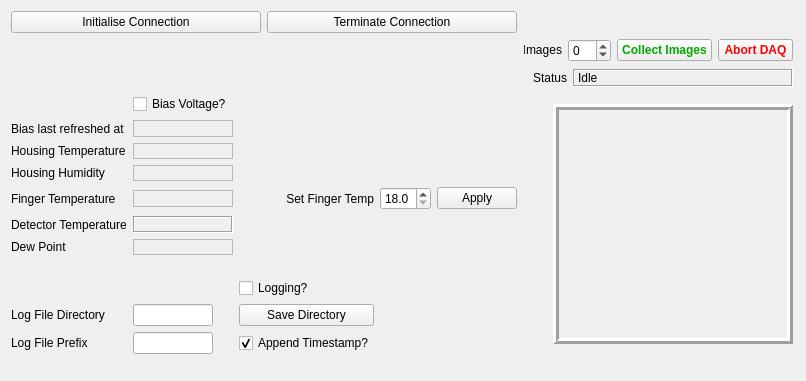
<?xml version="1.0" encoding="UTF-8"?>
<ui version="4.0">
 <class>DetectorControlForm</class>
 <widget class="QWidget" name="DetectorControlForm">
  <property name="geometry">
   <rect>
    <x>0</x>
    <y>0</y>
    <width>806</width>
    <height>381</height>
   </rect>
  </property>
  <property name="windowTitle">
   <string>Form</string>
  </property>
  <layout class="QGridLayout" name="gridLayout">
   <item row="4" column="3">
    <spacer name="horizontalSpacer">
     <property name="orientation">
      <enum>Qt::Horizontal</enum>
     </property>
     <property name="sizeHint" stdset="0">
      <size>
       <width>40</width>
       <height>20</height>
      </size>
     </property>
    </spacer>
   </item>
   <item row="3" column="12">
    <layout class="QHBoxLayout" name="horizontalLayout_5">
     <item>
      <widget class="QLabel" name="dewPointLabel_2">
       <property name="sizePolicy">
        <sizepolicy hsizetype="Minimum" vsizetype="Fixed">
         <horstretch>0</horstretch>
         <verstretch>0</verstretch>
        </sizepolicy>
       </property>
       <property name="minimumSize">
        <size>
         <width>25</width>
         <height>0</height>
        </size>
       </property>
       <property name="text">
        <string>Status</string>
       </property>
       <property name="alignment">
        <set>Qt::AlignRight|Qt::AlignTrailing|Qt::AlignVCenter</set>
       </property>
      </widget>
     </item>
     <item>
      <widget class="QLabel" name="state">
       <property name="sizePolicy">
        <sizepolicy hsizetype="Minimum" vsizetype="Fixed">
         <horstretch>0</horstretch>
         <verstretch>0</verstretch>
        </sizepolicy>
       </property>
       <property name="minimumSize">
        <size>
         <width>220</width>
         <height>18</height>
        </size>
       </property>
       <property name="frameShape">
        <enum>QFrame::Box</enum>
       </property>
       <property name="frameShadow">
        <enum>QFrame::Sunken</enum>
       </property>
       <property name="text">
        <string>Idle</string>
       </property>
      </widget>
     </item>
    </layout>
   </item>
   <item row="4" column="1" colspan="2">
    <layout class="QGridLayout" name="gridLayout_3">
     <item row="4" column="3">
      <widget class="QDoubleSpinBox" name="setFingerTemperature">
       <property name="focusPolicy">
        <enum>Qt::WheelFocus</enum>
       </property>
       <property name="decimals">
        <number>1</number>
       </property>
       <property name="minimum">
        <double>18.000000000000000</double>
       </property>
       <property name="maximum">
        <double>35.000000000000000</double>
       </property>
       <property name="value">
        <double>18.000000000000000</double>
       </property>
      </widget>
     </item>
     <item row="4" column="4">
      <widget class="QPushButton" name="setFingerTemperatureButton">
       <property name="text">
        <string>Apply</string>
       </property>
      </widget>
     </item>
     <item row="8" column="0">
      <spacer name="verticalSpacer_2">
       <property name="orientation">
        <enum>Qt::Vertical</enum>
       </property>
       <property name="sizeHint" stdset="0">
        <size>
         <width>20</width>
         <height>40</height>
        </size>
       </property>
      </spacer>
     </item>
     <item row="4" column="2">
      <widget class="QLabel" name="setFingerTemperatureLabel">
       <property name="text">
        <string>Set Finger Temp</string>
       </property>
       <property name="alignment">
        <set>Qt::AlignRight|Qt::AlignTrailing|Qt::AlignVCenter</set>
       </property>
      </widget>
     </item>
     <item row="1" column="0">
      <widget class="QLabel" name="biasLastRefreshedLabel">
       <property name="minimumSize">
        <size>
         <width>106</width>
         <height>17</height>
        </size>
       </property>
       <property name="text">
        <string>Bias last refreshed at</string>
       </property>
      </widget>
     </item>
     <item row="5" column="1">
      <widget class="QLabel" name="detectorTemperature">
       <property name="minimumSize">
        <size>
         <width>0</width>
         <height>17</height>
        </size>
       </property>
       <property name="frameShape">
        <enum>QFrame::Box</enum>
       </property>
       <property name="frameShadow">
        <enum>QFrame::Sunken</enum>
       </property>
       <property name="text">
        <string/>
       </property>
      </widget>
     </item>
     <item row="4" column="0">
      <widget class="QLabel" name="fingerTemperatureLabel">
       <property name="text">
        <string>Finger Temperature</string>
       </property>
      </widget>
     </item>
     <item row="3" column="0">
      <widget class="QLabel" name="housingHumidityLabel">
       <property name="text">
        <string>Housing Humidity</string>
       </property>
      </widget>
     </item>
     <item row="5" column="0">
      <widget class="QLabel" name="fingerTemperatureLabel_2">
       <property name="text">
        <string>Detector Temperature</string>
       </property>
      </widget>
     </item>
     <item row="6" column="0">
      <widget class="QLabel" name="dewPointLabel">
       <property name="text">
        <string>Dew Point</string>
       </property>
      </widget>
     </item>
     <item row="6" column="1">
      <widget class="QLabel" name="dewPoint">
       <property name="frameShape">
        <enum>QFrame::StyledPanel</enum>
       </property>
       <property name="text">
        <string/>
       </property>
       <property name="margin">
        <number>1</number>
       </property>
      </widget>
     </item>
     <item row="1" column="1">
      <widget class="QLabel" name="biasLastRefreshed">
       <property name="minimumSize">
        <size>
         <width>100</width>
         <height>0</height>
        </size>
       </property>
       <property name="frameShape">
        <enum>QFrame::StyledPanel</enum>
       </property>
       <property name="text">
        <string/>
       </property>
       <property name="margin">
        <number>1</number>
       </property>
      </widget>
     </item>
     <item row="3" column="1">
      <widget class="QLabel" name="housingHumidity">
       <property name="frameShape">
        <enum>QFrame::StyledPanel</enum>
       </property>
       <property name="text">
        <string/>
       </property>
       <property name="margin">
        <number>1</number>
       </property>
      </widget>
     </item>
     <item row="2" column="0">
      <widget class="QLabel" name="housingTemperatureLabel">
       <property name="text">
        <string>Housing Temperature</string>
       </property>
      </widget>
     </item>
     <item row="2" column="1">
      <widget class="QLabel" name="housingTemperature">
       <property name="frameShape">
        <enum>QFrame::StyledPanel</enum>
       </property>
       <property name="text">
        <string/>
       </property>
       <property name="margin">
        <number>1</number>
       </property>
      </widget>
     </item>
     <item row="4" column="1">
      <widget class="QLabel" name="fingerTemperature">
       <property name="minimumSize">
        <size>
         <width>0</width>
         <height>17</height>
        </size>
       </property>
       <property name="maximumSize">
        <size>
         <width>16777215</width>
         <height>17</height>
        </size>
       </property>
       <property name="frameShape">
        <enum>QFrame::StyledPanel</enum>
       </property>
       <property name="text">
        <string/>
       </property>
       <property name="margin">
        <number>1</number>
       </property>
      </widget>
     </item>
     <item row="0" column="1">
      <widget class="QCheckBox" name="biasVoltageButton">
       <property name="text">
        <string>Bias Voltage?</string>
       </property>
       <property name="checked">
        <bool>false</bool>
       </property>
      </widget>
     </item>
     <item row="11" column="0">
      <widget class="QLabel" name="logFilePrefixLabel">
       <property name="layoutDirection">
        <enum>Qt::LeftToRight</enum>
       </property>
       <property name="text">
        <string>Log File Prefix</string>
       </property>
       <property name="alignment">
        <set>Qt::AlignLeading|Qt::AlignLeft|Qt::AlignVCenter</set>
       </property>
      </widget>
     </item>
     <item row="11" column="1">
      <widget class="QLineEdit" name="logFilePrefix">
       <property name="maximumSize">
        <size>
         <width>80</width>
         <height>16777215</height>
        </size>
       </property>
      </widget>
     </item>
     <item row="10" column="1">
      <widget class="QLineEdit" name="logFileDirectory">
       <property name="maximumSize">
        <size>
         <width>80</width>
         <height>16777215</height>
        </size>
       </property>
      </widget>
     </item>
     <item row="10" column="0">
      <widget class="QLabel" name="logFileDirectoryLabel">
       <property name="layoutDirection">
        <enum>Qt::LeftToRight</enum>
       </property>
       <property name="text">
        <string>Log File Directory</string>
       </property>
       <property name="alignment">
        <set>Qt::AlignLeading|Qt::AlignLeft|Qt::AlignVCenter</set>
       </property>
      </widget>
     </item>
     <item row="10" column="2">
      <widget class="QPushButton" name="logFileDirectoryButton">
       <property name="text">
        <string>Save Directory</string>
       </property>
      </widget>
     </item>
     <item row="11" column="2">
      <widget class="QCheckBox" name="logFileTimestamp">
       <property name="text">
        <string>Append Timestamp?</string>
       </property>
       <property name="checked">
        <bool>true</bool>
       </property>
      </widget>
     </item>
     <item row="9" column="2">
      <widget class="QCheckBox" name="loggingEnabled">
       <property name="text">
        <string>Logging?</string>
       </property>
       <property name="checked">
        <bool>false</bool>
       </property>
      </widget>
     </item>
    </layout>
   </item>
   <item row="1" column="12">
    <layout class="QHBoxLayout" name="horizontalLayout_3">
     <item>
      <widget class="QLabel" name="imageCountLabel">
       <property name="sizePolicy">
        <sizepolicy hsizetype="Minimum" vsizetype="Fixed">
         <horstretch>0</horstretch>
         <verstretch>0</verstretch>
        </sizepolicy>
       </property>
       <property name="minimumSize">
        <size>
         <width>38</width>
         <height>0</height>
        </size>
       </property>
       <property name="text">
        <string>Images</string>
       </property>
       <property name="alignment">
        <set>Qt::AlignRight|Qt::AlignTrailing|Qt::AlignVCenter</set>
       </property>
      </widget>
     </item>
     <item>
      <widget class="QSpinBox" name="imageCount">
       <property name="minimumSize">
        <size>
         <width>43</width>
         <height>0</height>
        </size>
       </property>
       <property name="minimum">
        <number>-1</number>
       </property>
       <property name="maximum">
        <number>999</number>
       </property>
      </widget>
     </item>
     <item>
      <widget class="QPushButton" name="collectImages">
       <property name="minimumSize">
        <size>
         <width>95</width>
         <height>0</height>
        </size>
       </property>
       <property name="palette">
        <palette>
         <active>
          <colorrole role="Text">
           <brush brushstyle="SolidPattern">
            <color alpha="255">
             <red>0</red>
             <green>170</green>
             <blue>0</blue>
            </color>
           </brush>
          </colorrole>
          <colorrole role="ButtonText">
           <brush brushstyle="SolidPattern">
            <color alpha="255">
             <red>0</red>
             <green>170</green>
             <blue>0</blue>
            </color>
           </brush>
          </colorrole>
         </active>
         <inactive>
          <colorrole role="Text">
           <brush brushstyle="SolidPattern">
            <color alpha="255">
             <red>0</red>
             <green>170</green>
             <blue>0</blue>
            </color>
           </brush>
          </colorrole>
          <colorrole role="ButtonText">
           <brush brushstyle="SolidPattern">
            <color alpha="255">
             <red>0</red>
             <green>170</green>
             <blue>0</blue>
            </color>
           </brush>
          </colorrole>
         </inactive>
         <disabled>
          <colorrole role="Text">
           <brush brushstyle="SolidPattern">
            <color alpha="255">
             <red>120</red>
             <green>120</green>
             <blue>120</blue>
            </color>
           </brush>
          </colorrole>
          <colorrole role="ButtonText">
           <brush brushstyle="SolidPattern">
            <color alpha="255">
             <red>120</red>
             <green>120</green>
             <blue>120</blue>
            </color>
           </brush>
          </colorrole>
         </disabled>
        </palette>
       </property>
       <property name="font">
        <font>
         <weight>75</weight>
         <bold>true</bold>
        </font>
       </property>
       <property name="text">
        <string>Collect Images</string>
       </property>
      </widget>
     </item>
     <item>
      <widget class="QPushButton" name="abortDAQ">
       <property name="minimumSize">
        <size>
         <width>75</width>
         <height>0</height>
        </size>
       </property>
       <property name="palette">
        <palette>
         <active>
          <colorrole role="Text">
           <brush brushstyle="SolidPattern">
            <color alpha="255">
             <red>255</red>
             <green>0</green>
             <blue>0</blue>
            </color>
           </brush>
          </colorrole>
          <colorrole role="ButtonText">
           <brush brushstyle="SolidPattern">
            <color alpha="255">
             <red>255</red>
             <green>0</green>
             <blue>0</blue>
            </color>
           </brush>
          </colorrole>
         </active>
         <inactive>
          <colorrole role="Text">
           <brush brushstyle="SolidPattern">
            <color alpha="255">
             <red>255</red>
             <green>0</green>
             <blue>0</blue>
            </color>
           </brush>
          </colorrole>
          <colorrole role="ButtonText">
           <brush brushstyle="SolidPattern">
            <color alpha="255">
             <red>255</red>
             <green>0</green>
             <blue>0</blue>
            </color>
           </brush>
          </colorrole>
         </inactive>
         <disabled>
          <colorrole role="Text">
           <brush brushstyle="SolidPattern">
            <color alpha="255">
             <red>120</red>
             <green>120</green>
             <blue>120</blue>
            </color>
           </brush>
          </colorrole>
          <colorrole role="ButtonText">
           <brush brushstyle="SolidPattern">
            <color alpha="255">
             <red>120</red>
             <green>120</green>
             <blue>120</blue>
            </color>
           </brush>
          </colorrole>
         </disabled>
        </palette>
       </property>
       <property name="font">
        <font>
         <weight>75</weight>
         <bold>true</bold>
        </font>
       </property>
       <property name="autoFillBackground">
        <bool>false</bool>
       </property>
       <property name="text">
        <string>Abort DAQ</string>
       </property>
      </widget>
     </item>
    </layout>
   </item>
   <item row="4" column="12">
    <widget class="QLabel" name="imageLabel">
     <property name="sizePolicy">
      <sizepolicy hsizetype="Fixed" vsizetype="Fixed">
       <horstretch>0</horstretch>
       <verstretch>0</verstretch>
      </sizepolicy>
     </property>
     <property name="minimumSize">
      <size>
       <width>240</width>
       <height>240</height>
      </size>
     </property>
     <property name="maximumSize">
      <size>
       <width>240</width>
       <height>240</height>
      </size>
     </property>
     <property name="layoutDirection">
      <enum>Qt::RightToLeft</enum>
     </property>
     <property name="frameShape">
      <enum>QFrame::Box</enum>
     </property>
     <property name="frameShadow">
      <enum>QFrame::Raised</enum>
     </property>
     <property name="lineWidth">
      <number>3</number>
     </property>
     <property name="text">
      <string/>
     </property>
     <property name="alignment">
      <set>Qt::AlignRight|Qt::AlignTrailing|Qt::AlignVCenter</set>
     </property>
    </widget>
   </item>
   <item row="15" column="12">
    <spacer name="verticalSpacer">
     <property name="orientation">
      <enum>Qt::Vertical</enum>
     </property>
     <property name="sizeHint" stdset="0">
      <size>
       <width>20</width>
       <height>40</height>
      </size>
     </property>
    </spacer>
   </item>
   <item row="0" column="1" colspan="2">
    <layout class="QHBoxLayout" name="horizontalLayout_4">
     <item>
      <widget class="QPushButton" name="initialiseConnection">
       <property name="text">
        <string>Initialise Connection</string>
       </property>
      </widget>
     </item>
     <item>
      <widget class="QPushButton" name="terminateConnection">
       <property name="text">
        <string>Terminate Connection</string>
       </property>
      </widget>
     </item>
    </layout>
   </item>
   <item row="4" column="13">
    <spacer name="horizontalSpacer_2">
     <property name="orientation">
      <enum>Qt::Horizontal</enum>
     </property>
     <property name="sizeHint" stdset="0">
      <size>
       <width>40</width>
       <height>20</height>
      </size>
     </property>
    </spacer>
   </item>
   <item row="3" column="13">
    <spacer name="horizontalSpacer_3">
     <property name="orientation">
      <enum>Qt::Horizontal</enum>
     </property>
     <property name="sizeHint" stdset="0">
      <size>
       <width>40</width>
       <height>20</height>
      </size>
     </property>
    </spacer>
   </item>
   <item row="3" column="3">
    <spacer name="horizontalSpacer_4">
     <property name="orientation">
      <enum>Qt::Horizontal</enum>
     </property>
     <property name="sizeHint" stdset="0">
      <size>
       <width>40</width>
       <height>20</height>
      </size>
     </property>
    </spacer>
   </item>
  </layout>
 </widget>
 <resources/>
 <connections/>
</ui>
